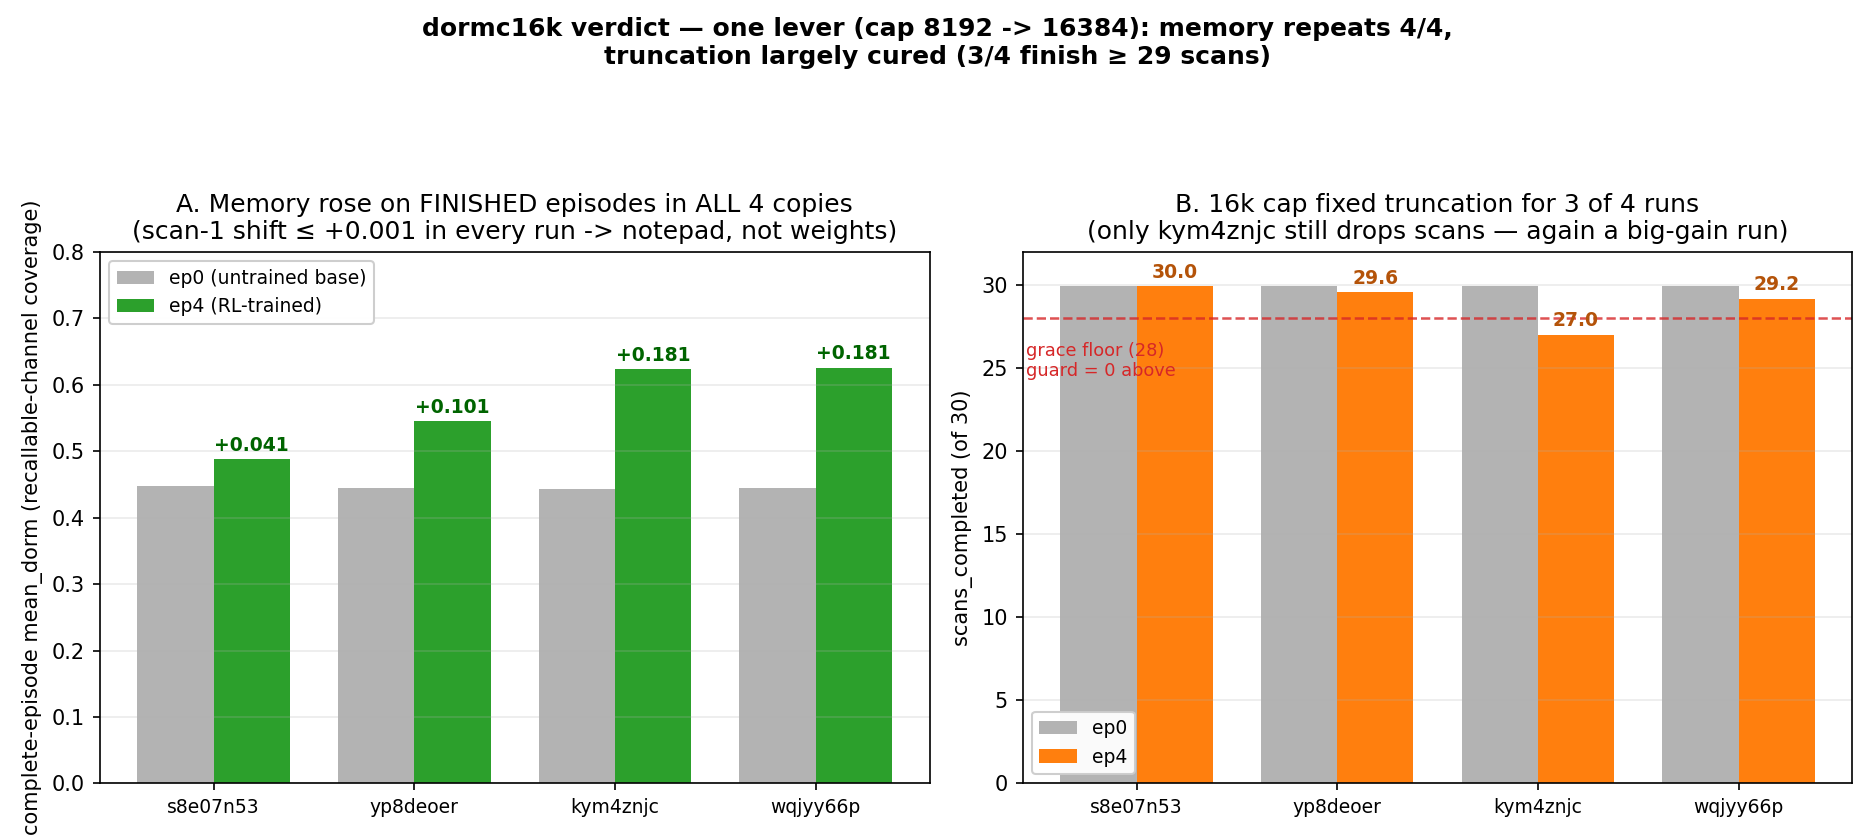

This figure's Python source:
"""dormc16k verdict chart: same 4-replicate design as dormc but with the per-turn output cap
raised 8192 -> 16384 (the single lever). Two panels:
  A) complete-episode mean_dorm ep0->ep4 rose in ALL 4 runs again (scan-1 flat everywhere ->
     clean notepad use, not weight baking).
  B) scans_completed ep4: the 16k cap fixed truncation for 3 of 4 runs (>=29 scans); only
     kym4znjc still drops (27.0, 60% complete) — and it is again a big-gain run, so the
     gain<->truncation coupling is weakened but not gone.
Data from autopsy_16k.py (complete-episode slices) + Output Stats epoch curves."""
import matplotlib
matplotlib.use("Agg")
import matplotlib.pyplot as plt
import numpy as np

REPO = "/Users/sten/Documents/Coding/fireworks/clbench-fireworks-rft"

# ordered by memory gain
runs   = ["s8e07n53", "yp8deoer", "kym4znjc", "wqjyy66p"]
dorm0  = [0.447, 0.444, 0.443, 0.445]   # complete-episode mean_dorm, ep0
dorm4  = [0.488, 0.545, 0.624, 0.626]   # complete-episode mean_dorm, ep4
scan0  = [29.953, 29.969, 29.969, 29.969]
scan4  = [29.953, 29.589, 27.010, 29.182]

x = np.arange(len(runs)); w = 0.38
fig, (axA, axB) = plt.subplots(1, 2, figsize=(12.5, 5.6))

# ---- Panel A: complete-episode memory gain ----
axA.bar(x - w/2, dorm0, w, color="0.7", label="ep0 (untrained base)")
axA.bar(x + w/2, dorm4, w, color="tab:green", label="ep4 (RL-trained)")
for i in range(len(runs)):
    axA.annotate(f"+{dorm4[i]-dorm0[i]:.3f}", xy=(x[i]+w/2, dorm4[i]),
                 xytext=(0, 4), textcoords="offset points", ha="center",
                 fontsize=9, color="darkgreen", fontweight="bold")
axA.set_xticks(x); axA.set_xticklabels(runs, fontsize=9)
axA.set_ylabel("complete-episode mean_dorm (recallable-channel coverage)")
axA.set_title("A. Memory rose on FINISHED episodes in ALL 4 copies\n"
              "(scan-1 shift ≤ +0.001 in every run -> notepad, not weights)")
axA.set_ylim(0, 0.80); axA.legend(loc="upper left", fontsize=9, framealpha=0.95)
axA.grid(axis="y", alpha=0.25)

# ---- Panel B: scans_completed (truncation mostly fixed) ----
axB.axhline(28, ls="--", color="tab:red", lw=1.2, alpha=0.8)
axB.text(-0.55, 26.6, "grace floor (28)\nguard = 0 above", color="tab:red",
         fontsize=8.5, va="top", ha="left")
axB.bar(x - w/2, scan0, w, color="0.7", label="ep0")
axB.bar(x + w/2, scan4, w, color="tab:orange", label="ep4")
for i in range(len(runs)):
    axB.annotate(f"{scan4[i]:.1f}", xy=(x[i]+w/2, scan4[i]),
                 xytext=(0, 4), textcoords="offset points", ha="center",
                 fontsize=9, color="#b45309", fontweight="bold")
axB.set_xticks(x); axB.set_xticklabels(runs, fontsize=9)
axB.set_ylabel("scans_completed (of 30)")
axB.set_title("B. 16k cap fixed truncation for 3 of 4 runs\n"
              "(only kym4znjc still drops scans — again a big-gain run)")
axB.set_ylim(0, 32); axB.legend(loc="lower left", fontsize=9, framealpha=0.95)
axB.grid(axis="y", alpha=0.25)

fig.suptitle("dormc16k verdict — one lever (cap 8192 -> 16384): memory repeats 4/4,\n"
             "truncation largely cured (3/4 finish ≥ 29 scans)", fontsize=12, fontweight="bold")
fig.tight_layout(rect=[0, 0, 1, 0.90])
fig.savefig(f"{REPO}/live_assets/chart_dormc16k_verdict.png", dpi=150)
print("written chart_dormc16k_verdict.png")
